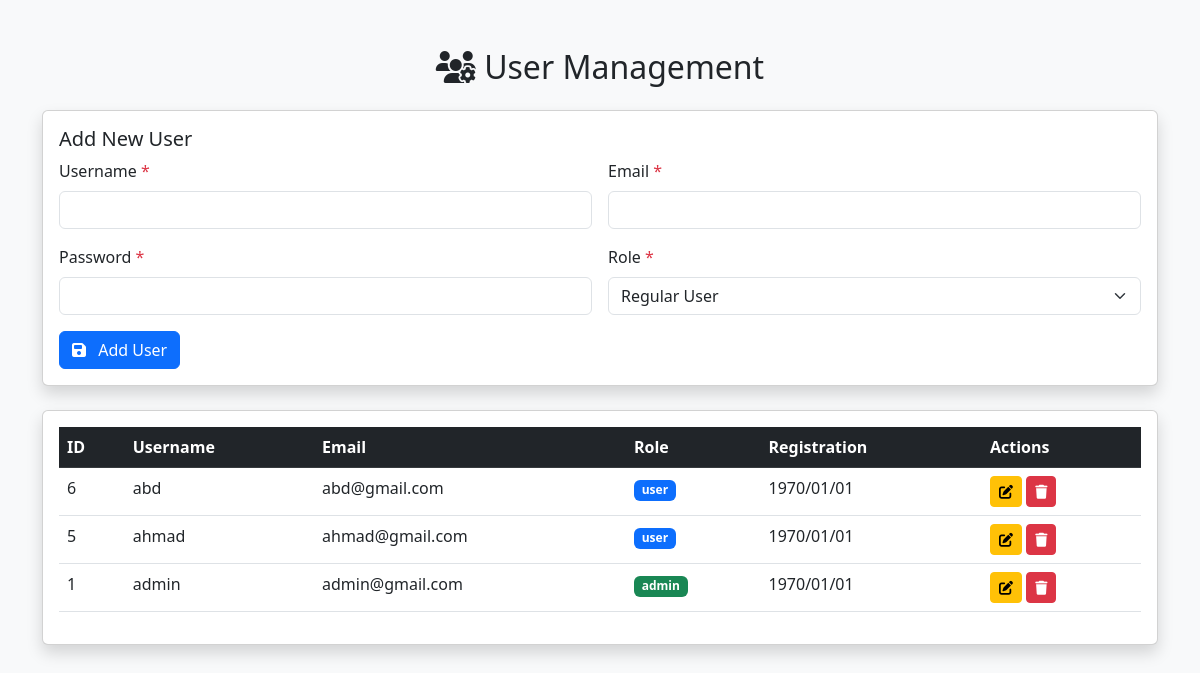
/users.php (signed in), run on the app's committed database.
### tables this page shows
CREATE TABLE `users` (
  `id` int(11) NOT NULL,
  `username` varchar(50) NOT NULL,
  `email` varchar(100) NOT NULL,
  `password` varchar(255) NOT NULL,
  `role` enum('user','admin') DEFAULT 'user'
);

### users.php (the view, shortened to what this page needs)
<?php
include 'config.php';
$editMode = false;
$currentUser = null;
$stmt = $pdo->query("SELECT * FROM users ORDER BY id DESC");
$users = $stmt->fetchAll();
?>
<!DOCTYPE html>
<html lang="en">
<head>
    <link href="https://cdn.jsdelivr.net/npm/bootstrap@5.3.0/dist/css/bootstrap.min.css" rel="stylesheet">
    <link rel="stylesheet" href="https://cdnjs.cloudflare.com/ajax/libs/font-awesome/6.4.0/css/all.min.css">
</head>
<body class="bg-light">
<div class="container py-5">
    <h2 class="mb-4 text-center"><i class="fas fa-users-cog"></i> User Management</h2>
    <div class="card mb-4 shadow">
        <div class="card-body">
            <h5 class="card-title"><?php echo $editMode ? 'Edit User' : 'Add New User'; ?></h5>
            <form method="post">
                <div class="row g-3">
                    <div class="col-md-6">
                        <label class="form-label">Username <span class="text-danger">*</span></label>
                        <input type="text" class="form-control" name="username" required
                            value="<?php echo htmlspecialchars($currentUser['username'] ?? ''); ?>">
                    </div>
                    <div class="col-md-6">
                        <label class="form-label">Email <span class="text-danger">*</span></label>
                        <input type="email" class="form-control" name="email" required
                            value="<?php echo htmlspecialchars($currentUser['email'] ?? ''); ?>">
                    </div>
                    <div class="col-md-6">
                        <label class="form-label">Password <?php if($editMode): ?><small>(Leave blank if you do not want to change)</small><?php else: ?><span class="text-danger">*</span><?php endif; ?></label>
                        <input type="password" class="form-control" name="password" <?php echo !$editMode ? 'required' : ''; ?>>
                    </div>
                    <div class="col-md-6">
                        <label class="form-label">Role <span class="text-danger">*</span></label>
                        <select class="form-select" name="role" required>
                            <option value="user" <?php echo ($currentUser['role'] ?? '') === 'user' ? 'selected' : ''; ?>>Regular User</option>
                        </select>
                    </div>
                    <div class="col-12">
                        <button type="submit" class="btn btn-primary">
                            <i class="fas fa-save me-2"></i> <?php echo $editMode ? 'Save Changes' : 'Add User'; ?>
                        </button>
                    </div>
                </div>
            </form>
        </div>
    </div>
    <div class="card shadow">
        <div class="card-body">
            <div class="table-responsive">
                <table class="table table-hover">
                    <thead class="table-dark">
                        <tr>
                            <th>ID</th>
                            <th>Username</th>
                            <th>Email</th>
                            <th>Role</th>
                            <th>Registration</th>
                            <th>Actions</th>
                        </tr>
                    </thead>
                    <tbody>
                        <?php foreach ($users as $user): ?>
                        <tr>
                            <td><?php echo $user['id']; ?></td>
                            <td><?php echo htmlspecialchars($user['username']); ?></td>
                            <td><?php echo htmlspecialchars($user['email']); ?></td>
                            <td>
                                <span class="badge <?php echo $user['role'] === 'admin' ? 'bg-success' : 'bg-primary'; ?>">
                                    <?php echo $user['role']; ?>
                                </span>
                            </td>
                            <td><?php echo date('Y/m/d', strtotime($user['created_at'] ?? '')); ?></td>
                            <td>
                                <a href="users.php?action=edit&id=<?php echo $user['id']; ?>" class="btn btn-sm btn-warning">
                                    <i class="fas fa-edit"></i>
                                </a>
                                <a href="users.php?action=delete&id=<?php echo $user['id']; ?>"
                                    class="btn btn-sm btn-danger"
                                    onclick="return confirm('Are you sure you want to delete this user?')">
                                    <i class="fas fa-trash"></i>
                                </a>
                            </td>
                        </tr>
                        <?php endforeach; ?>
                    </tbody>
                </table>
            </div>
        </div>
    </div>
</div>
</body>
</html>

### data on the page
users: id "6", username "abd", email "abd@gmail.com", role "user", created_at "1970/01/01"
users: id "5", username "ahmad", email "ahmad@gmail.com", role "user", created_at "1970/01/01"
users: id "1", username "admin", email "admin@gmail.com", role "admin", created_at "1970/01/01"
